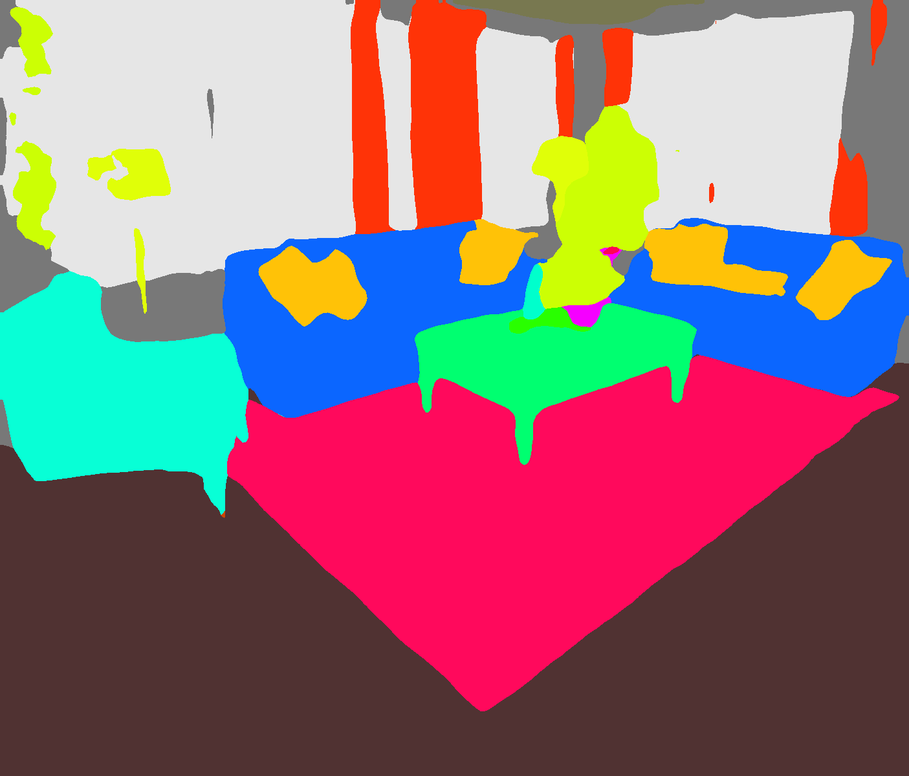
#> input picture job/RM-ImageDetection-custom_rug2/RM-ImageDetection-custom_rug2/new/MITSeg/output/n1.png, 909 x 776 px, shrunk from 1405 x 1200 before the run
$ python last_enhance.py   (older library calls are emulated)
#> lines starting #> are read from the running program, lines starting #| are printed output that depends on the picture; long printed decimals are rounded
# -*- coding: utf-8 -*-
"""
Created on Sun Apr 28 11:42:30 2019

@author: mkm1992
"""

import cv2
import numpy as np
from matplotlib import pyplot as plt
from math import atan , degrees
################################

def detect_lines(img):
        """
        Detects lines using OpenCV LSD Detector
        """
        # Convert to grayscale if required
        if len(img.shape) == 3:
            img_copy = cv2.cvtColor(img, cv2.COLOR_BGR2GRAY)
        else:
            img_copy = img

        # Create LSD detector with default parameters
        lsd = cv2.createLineSegmentDetector(0)

        # Detect lines in the image
        # Returns a NumPy array of type N x 1 x 4 of float32
        # such that the 4 numbers in the last dimension are (x1, y1, x2, y2)
        # These denote the start and end positions of a line
        lines1 = lsd.detect(img_copy)[0]

        # Remove singleton dimension
        lines = lines1[:, 0]

        # Filter out the lines whose length is lower than the threshold
        dx = lines[:, 2] - lines[:, 0]
        dy = lines[:, 3] - lines[:, 1]
        lengths = np.sqrt(dx*dx + dy*dy)
        mask = lengths >= 50
        lines = lines[mask]

        # Return the lines
        return lines
def isInRug(img, y1, x1):
    flag = 0
    for i in range(-10,10):
        for j in range(-10,10):
            if img[x1+i,y1+j,0]== 255 and img[x1+i,y1+j,1]== 9 and img[x1+i,y1+j,2]== 92:
                flag = 1
    return flag
def isInFloor(img, y1, x1):
    flag = 0
    for i in range(-10,10):
        for j in range(-10,10):
            if img[x1+i,y1+j,0]== 80 and img[x1+i,y1+j,1]== 50 and img[x1+i,y1+j,2]== 50:
                flag = 1
    return flag
def diff_equal(line1, line2):
    dxdy1 = (line1[0]-line1[2])/(line1[1]-line1[3])
    dxdy2 = (line2[0]-line2[2])/(line2[1]-line2[3])
    teta1 = degrees(atan(dxdy1))
    teta2 = degrees(atan(dxdy2))
    flag_equal = 0
    if abs(teta1-teta2)<30:
        flag_equal == 1
    return flag_equal
def cluster_line(lines, k):
    line_final=np.zeros([k,5])
    lines1=np.zeros([k,5])
    line_final[0,0:4] = lines[0,:]
    line_final[0,4] = 1
    j = 0
    for i in range(1,k):
        if diff_equal(lines[i],line_final[j,0:4]):
            lines[i,4]= j
            line_final[j]


#################################
img = cv2.imread('output/n1.png')
#> img is the input picture: shape (776, 909, 3); mean B, G, R 120.3, 116, 146.7
img = cv2.cvtColor(img, cv2.COLOR_BGR2RGB)
plt.imshow(img)
plt.show()
############################
img1 = cv2.imread('input/n1.jpg')
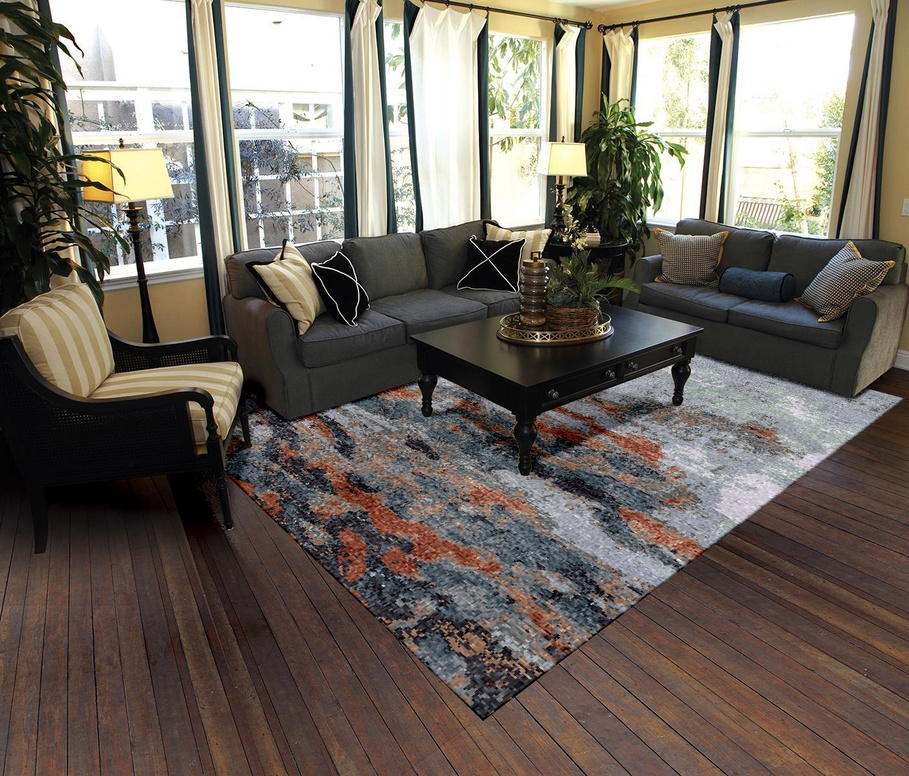
#> input picture job/RM-ImageDetection-custom_rug2/RM-ImageDetection-custom_rug2/new/MITSeg/input/n1.jpg, 909 x 776 px, shrunk from 1405 x 1200 before the run
#> img1 is the input picture: shape (776, 909, 3); mean B, G, R 95.1, 104, 112.6
img1 = cv2.cvtColor(img1, cv2.COLOR_BGR2RGB)
img4 = np.copy(img1)
plt.imshow(img1)
plt.show()
############################
imax, jmax, ch = img.shape
#> imax = 776; jmax = 909; ch = 3
#############################
lines = detect_lines(img1)
#> in detect_lines, `img_copy = cv2.cvtColor(img, cv2.COLOR_BGR2GRAY)`:
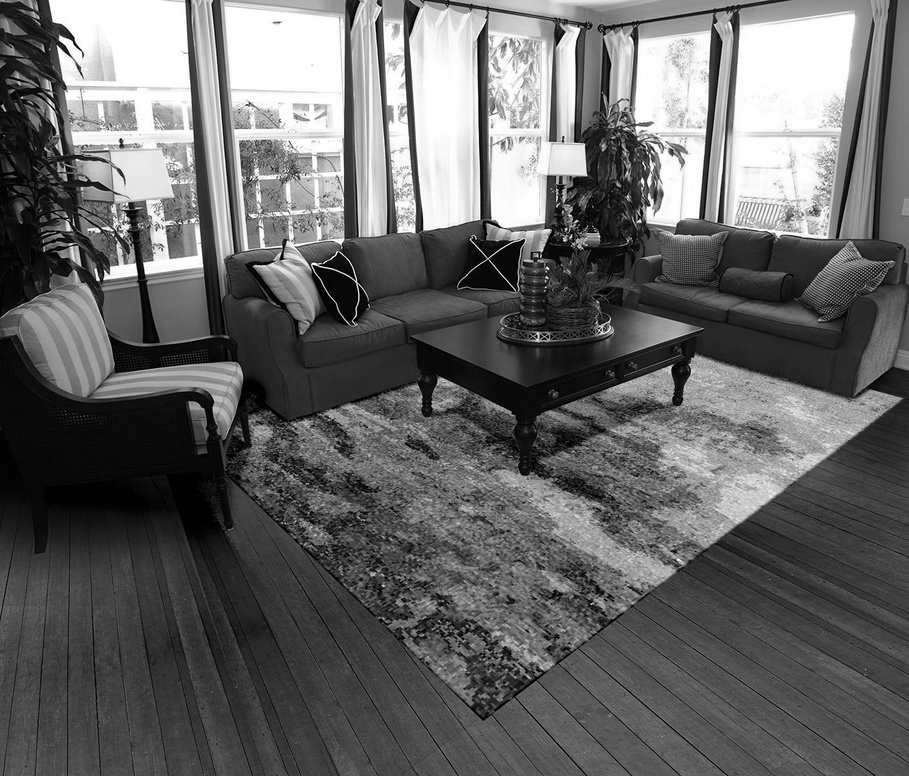
#> img_copy: shape (776, 909); min 0, max 255, mean 102.3
#> in detect_lines, `lines1 = lsd.detect(img_copy)[0]`: lines1 = 1444 rows, first 6: [479.7, 239.4, 475.7, 35.65], [572.8, 139.5, 576.5, 26.74], [138.9, 280.2, 129, 230], [137.7, 239.5, 157.6, 341.2], [62.45, 22.35, 84.28, 53.19], [586.6, 174.4, 584.2, 143.3]
#> in detect_lines, `lines = lines1[:, 0]`: lines has the same summary as lines1
#> in detect_lines, `dx = lines[:, 2] - lines[:, 0]`: dx = 1444 values, max 208.6 at index 269, min -238.7 at index 1005, mean 0.99
#> in detect_lines, `dy = lines[:, 3] - lines[:, 1]`: dy = 1444 values, max 331.5 at index 115, min -332.7 at index 18, mean 0.403
#> in detect_lines, `lengths = np.sqrt(dx*dx + dy*dy)`: lengths = 1444 values, max 333.5 at index 18, min 4.64 at index 110, mean 32.08
#> in detect_lines, `lines = lines[mask]`: lines = 214 rows, first 6: [479.7, 239.4, 475.7, 35.65], [572.8, 139.5, 576.5, 26.74], [138.9, 280.2, 129, 230], [137.7, 239.5, 157.6, 341.2], [699.2, 218.1, 713.1, 14.37], [717.3, 223.2, 733.5, 11.9]
status = np.ones(lines.shape[0], dtype=np.bool)
ind = np.where(status)[0]
#> ind = 214 values from 0 to 213
line_rug = np.zeros([100, 4])
line_floor = np.zeros([100, 4])
k_rug = 0
k_floor = 0
for (x1, y1, x2, y2) in lines[ind]:
    if y1< imax - 10 and x1< jmax -10 and y2< imax - 10 and x2< jmax -10:
        if isInRug(img, int(x1),int(y1)) and isInRug(img, int(x2),int(y2)):
            cv2.line(img1, (int(x1), int(y1)), (int(x2), int(y2)),
                    (100, 150, 40), 2, cv2.LINE_AA)
            print(x1,y1, x2, y2)
            line_rug[k_rug,0]= x1
            line_rug[k_rug,1]= y1
            line_rug[k_rug,2]= x2
            line_rug[k_rug,3]= y2
            k_rug += 1
        elif isInFloor(img, int(x1),int(y1)) and isInFloor(img, int(x2),int(y2)):
            cv2.line(img1, (int(x1), int(y1)), (int(x2), int(y2)),
                    (90, 50, 160), 2, cv2.LINE_AA)
            print(x1,y1, x2, y2)
            line_floor[k_floor,0]= x1
            line_floor[k_floor,1]= y1
            line_floor[k_floor,2]= x2
            line_floor[k_floor,3]= y2
            k_floor += 1
#> this loop made 214 passes
#> (x1, y1, x2, y2) on passes 1 to 12: (479.7, 239.4, 475.7, 35.65), (572.8, 139.5, 576.5, 26.74), (138.9, 280.2, 129, 230), (137.7, 239.5, 157.6, 341.2), (699.2, 218.1, 713.1, 14.37), (717.3, 223.2, 733.5, 11.9), (388.3, 233, 375.2, 15.57), (207.1, 333.3, 183.7, 0.587), (232.5, 253.3, 209.9, 0.243), (343, 239.4, 344.1, 0.612), (419.6, 281.2, 400.3, 0.731), (628.9, 110.7, 633, 35.69)
#| 672.2394 364.1077 535.751 414.715
#| 510.627 410.6202 436.837 374.453
#| 849.8466 399.5663 694.801 354.725
#| 482.1739 720.3055 445.381 685.886
#| 288.6441 535.080 227.174 476.500
#| 373.520 616.4578 291.9871 539.257
#| -0.01919 610.5061 13.332 538.163
#| 554.4194 4.161 633.164 2.632
#> (further printed lines are left out)
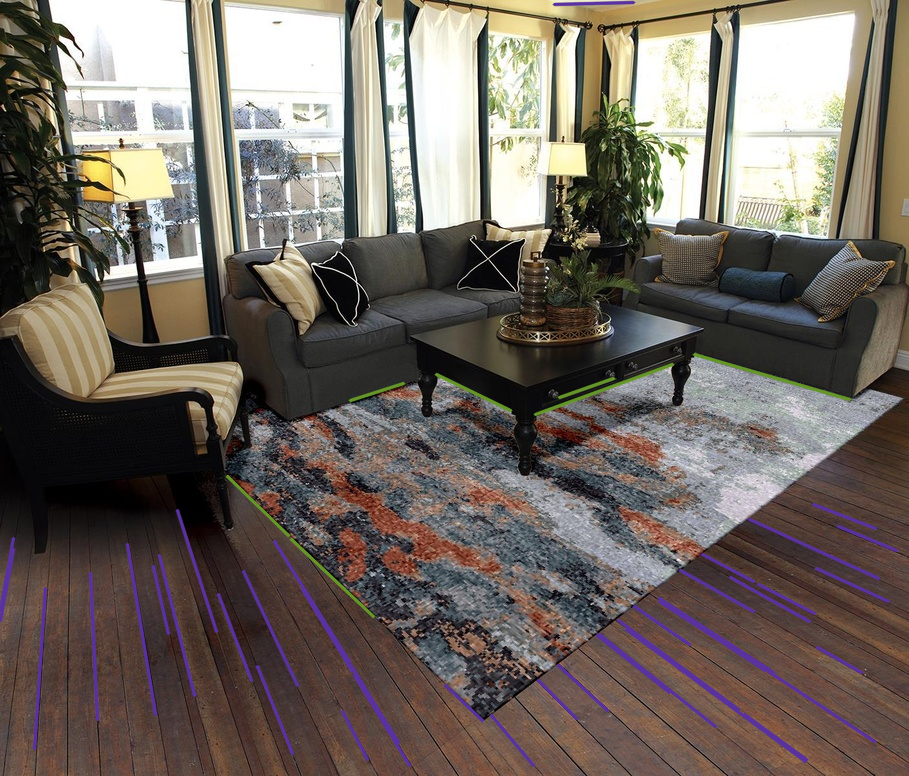
#> img1: shape (776, 909, 3); mean R, G, B 112.9, 104.1, 96.9
#> after the loop, k_floor = 39; k_rug = 7; line_floor = 100 rows, first 6: [482.2, 720.3, 445.4, 685.9], [-0.0192, 610.5, 13.33, 538.2], [554.4, 4.16, 633.2, 2.63], [90.75, 573.1, 97.91, 719.4], [13.45, 549.4, 0.366, 620.6], [160, 555.5, 194.8, 695.8]; line_rug = 100 rows, first 6: [672.2, 364.1, 535.8, 414.7], [510.6, 410.6, 436.8, 374.5], [849.8, 399.6, 694.8, 354.7], [288.6, 535.1, 227.2, 476.5], [373.5, 616.5, 292, 539.3], [350.8, 400.1, 403.2, 383.2]
plt.imshow(img1)
plt.show()
